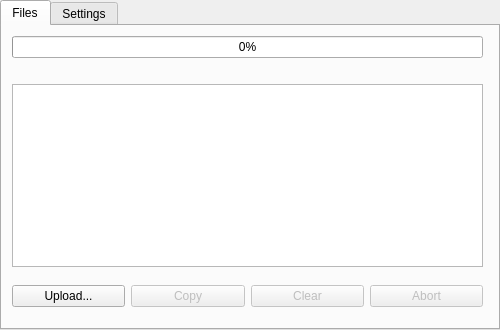
<?xml version="1.0" encoding="UTF-8"?>
<ui version="4.0">
 <class>TabWidget</class>
 <widget class="QTabWidget" name="TabWidget">
  <property name="geometry">
   <rect>
    <x>0</x>
    <y>0</y>
    <width>500</width>
    <height>330</height>
   </rect>
  </property>
  <property name="minimumSize">
   <size>
    <width>500</width>
    <height>330</height>
   </size>
  </property>
  <property name="maximumSize">
   <size>
    <width>500</width>
    <height>330</height>
   </size>
  </property>
  <property name="windowTitle">
   <string>TabWidget</string>
  </property>
  <property name="currentIndex">
   <number>0</number>
  </property>
  <widget class="QWidget" name="tab_files">
   <property name="minimumSize">
    <size>
     <width>300</width>
     <height>300</height>
    </size>
   </property>
   <attribute name="title">
    <string>Files</string>
   </attribute>
   <widget class="QWidget" name="verticalLayoutWidget">
    <property name="geometry">
     <rect>
      <x>10</x>
      <y>10</y>
      <width>471</width>
      <height>231</height>
     </rect>
    </property>
    <layout class="QVBoxLayout" name="verticalLayout">
     <item>
      <widget class="QProgressBar" name="progressBar">
       <property name="value">
        <number>0</number>
       </property>
      </widget>
     </item>
     <item>
      <widget class="QLabel" name="label_progress">
       <property name="text">
        <string/>
       </property>
      </widget>
     </item>
     <item>
      <widget class="QTableView" name="tableView">
       <property name="dragEnabled">
        <bool>false</bool>
       </property>
       <property name="alternatingRowColors">
        <bool>true</bool>
       </property>
       <property name="selectionMode">
        <enum>QAbstractItemView::SingleSelection</enum>
       </property>
       <property name="selectionBehavior">
        <enum>QAbstractItemView::SelectRows</enum>
       </property>
       <property name="showGrid">
        <bool>true</bool>
       </property>
       <property name="gridStyle">
        <enum>Qt::SolidLine</enum>
       </property>
       <property name="cornerButtonEnabled">
        <bool>false</bool>
       </property>
       <attribute name="horizontalHeaderVisible">
        <bool>false</bool>
       </attribute>
       <attribute name="horizontalHeaderDefaultSectionSize">
        <number>200</number>
       </attribute>
       <attribute name="horizontalHeaderMinimumSectionSize">
        <number>200</number>
       </attribute>
       <attribute name="horizontalHeaderStretchLastSection">
        <bool>true</bool>
       </attribute>
       <attribute name="verticalHeaderVisible">
        <bool>false</bool>
       </attribute>
      </widget>
     </item>
     <item>
      <layout class="QGridLayout" name="gridLayout"/>
     </item>
    </layout>
   </widget>
   <widget class="QWidget" name="horizontalLayoutWidget">
    <property name="geometry">
     <rect>
      <x>10</x>
      <y>250</y>
      <width>471</width>
      <height>41</height>
     </rect>
    </property>
    <layout class="QHBoxLayout" name="horizontalLayout_2">
     <item>
      <widget class="QPushButton" name="pushButton_upload">
       <property name="text">
        <string>Upload...</string>
       </property>
      </widget>
     </item>
     <item>
      <widget class="QPushButton" name="pushButton_copy">
       <property name="enabled">
        <bool>false</bool>
       </property>
       <property name="text">
        <string>Copy</string>
       </property>
      </widget>
     </item>
     <item>
      <widget class="QPushButton" name="pushButton_clear">
       <property name="enabled">
        <bool>false</bool>
       </property>
       <property name="text">
        <string>Clear</string>
       </property>
      </widget>
     </item>
     <item>
      <widget class="QPushButton" name="pushButton_control">
       <property name="enabled">
        <bool>false</bool>
       </property>
       <property name="text">
        <string>Abort</string>
       </property>
      </widget>
     </item>
    </layout>
   </widget>
  </widget>
  <widget class="QWidget" name="tab_settings">
   <attribute name="title">
    <string>Settings</string>
   </attribute>
   <widget class="QWidget" name="verticalLayoutWidget_2">
    <property name="geometry">
     <rect>
      <x>10</x>
      <y>10</y>
      <width>471</width>
      <height>281</height>
     </rect>
    </property>
    <layout class="QVBoxLayout" name="verticalLayout_2">
     <item>
      <widget class="QGroupBox" name="groupBox">
       <property name="sizePolicy">
        <sizepolicy hsizetype="Preferred" vsizetype="Preferred">
         <horstretch>0</horstretch>
         <verstretch>0</verstretch>
        </sizepolicy>
       </property>
       <property name="minimumSize">
        <size>
         <width>0</width>
         <height>80</height>
        </size>
       </property>
       <property name="title">
        <string>API-key</string>
       </property>
       <widget class="QWidget" name="verticalLayoutWidget_3">
        <property name="geometry">
         <rect>
          <x>10</x>
          <y>19</y>
          <width>451</width>
          <height>56</height>
         </rect>
        </property>
        <layout class="QVBoxLayout" name="verticalLayout_3">
         <item>
          <widget class="QLineEdit" name="lineEdit_api">
           <property name="enabled">
            <bool>false</bool>
           </property>
           <property name="echoMode">
            <enum>QLineEdit::Password</enum>
           </property>
          </widget>
         </item>
         <item>
          <widget class="QCheckBox" name="checkBox_api">
           <property name="text">
            <string>Authenticate</string>
           </property>
          </widget>
         </item>
        </layout>
       </widget>
      </widget>
     </item>
     <item>
      <spacer name="verticalSpacer">
       <property name="orientation">
        <enum>Qt::Vertical</enum>
       </property>
       <property name="sizeHint" stdset="0">
        <size>
         <width>20</width>
         <height>40</height>
        </size>
       </property>
      </spacer>
     </item>
     <item>
      <widget class="QCheckBox" name="checkBox_systemtray">
       <property name="text">
        <string>Show system tray icon</string>
       </property>
      </widget>
     </item>
    </layout>
   </widget>
  </widget>
 </widget>
 <resources/>
 <connections/>
</ui>
